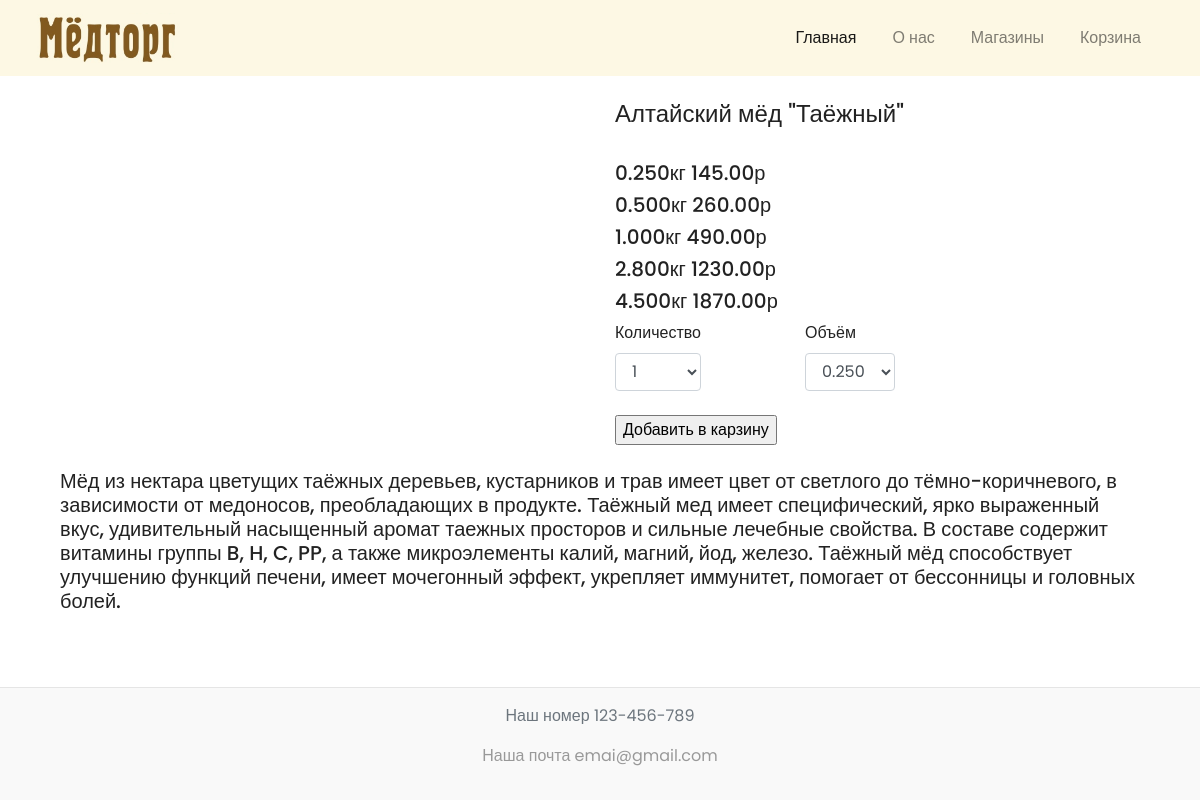
/13/altajskij-myod-tayozhnyj/detail/, run on the app's committed database.
### shop/models.py (models this page shows, shortened)
class Product(models.Model):
    category = models.ForeignKey(Category, related_name="products", on_delete=models.CASCADE)
    name = models.CharField(max_length = 200, db_index = True)
    slug = models.SlugField(max_length = 200, db_index = True)
    image = models.ImageField(upload_to='products/%Y/%m/%d',blank=True)
    description = models.TextField(blank=True)
    available = models.BooleanField(default=True)
    created = models.DateTimeField(auto_now_add=True)
    updated = models.DateTimeField(auto_now=True)
    class Meta:
        ordering = ('name',)
        index_together = (('id', 'slug'),)
        verbose_name = 'Продукт'
        verbose_name_plural = 'Продукты'

class ValueAndPrices(models.Model):
    product = models.ForeignKey(Product, on_delete=models.CASCADE, null=True, related_name="prices")
    value = models.DecimalField(max_digits=10, decimal_places = 3, null=True)
    another_price = models.DecimalField(max_digits=10, decimal_places = 2, null=True)
    image = models.ImageField(upload_to='products/%Y/%m/%d',blank=True)
    class Meta:
        verbose_name = 'Величина и цена'
        verbose_name_plural = "Величины и цены"

### shop/views.py (the view)
# urls.py: path('<int:id>/<str:slug>/detail/', product_detail_2, name="product_detail"),
def product_detail_2(request, slug, id):
    product = Product.objects.get(slug__iexact=slug)
    cart_product_form = CartAddProductForm()
    value_form = ValueForm(id)
    context = {"product" : product, "cart_product_form": cart_product_form, 'value_form' : value_form}
    return render(request, "shop/product/detail_2.html", context)

### cart/forms.py
class CartAddProductForm(forms.Form):
    quantity = forms.TypedChoiceField(choices=PRODUCT_QUANTITY_CHOICES, coerce=int, label='Количество')
    update = forms.BooleanField(required=False,initial=False,widget=forms.HiddenInput)

class ValueForm(forms.Form):
    def __init__(self, product_id, *args, **kwargs):
        super(ValueForm, self).__init__(*args, **kwargs)
        self.fields['size'] = forms.ChoiceField(
            choices=[(i['value'], str(i['value'])) for i in Product.objects.get(id=product_id).prices.values('value')],
        )
        self.fields['size'].label = "Объём"

### shop/templates/shop/product/detail_2.html (shortened to what this page needs)
{% extends "shop/base_2.html" %}
{% load static %}
{% load crispy_forms_tags %}
{% block content %}
  <div class="container mt-4">
    <div class="row mb-4">
      <div class="col-6">
        <div id="carouselExampleIndicators" class="carousel slide" data-ride="carousel">
          <ol class="carousel-indicators">
          </ol>
          <a class="carousel-control-prev" href="#carouselExampleIndicators" role="button" data-slide="prev">
            <span class="carousel-control-prev-icon" aria-hidden="true"></span>
          </a>
          <a class="carousel-control-next" href="#carouselExampleIndicators" role="button" data-slide="next">
            <span class="carousel-control-next-icon" aria-hidden="true"></span>
          </a>
        </div>
      </div>
        <div class="col-6">
          <h4>{{ product.name }}</h4>
          <br>
          {% for item in product.prices.all %}
            <h5>{{ item.value }}кг {{ item.another_price }}р</h5>
          {% endfor %}
          <form action="{% url 'cart:cart_add' product.id %}" method="post">
            <div class="row">
              <div class="col-4">
                <label>{{ cart_product_form.quantity|as_crispy_field }}</label>
              </div>
              <div class="col-4">
                <label>{{ value_form.size|as_crispy_field }}</label>
              </div>
            </div>
            <input type="submit" value="Добавить в карзину">
          </form>
        </div>
    </div>
  </div>
  <div class="container mb-4">
    <div class="col-12">
      <h5>{{ product.description }}</h5>
    </div>
  </div>
{% endblock %}

### shop/static/css/index.css (style rules this page uses)
body, html { width: 100%; height: 100%; font-family: 'Poppins', sans-serif; color: #222; }

### data on the page
Product: name "Алтайский мёд \"Таёжный\"", description "Мёд из нектара цветущих таёжных деревьев, кустарников и трав имеет цвет от светлого до тёмно-коричневого, в зависимости от медоносов, преобладающих в продукте. Таёжный мед имеет специфический, ярко выраженный вкус, удивительный насыщенный аромат таежных просторов и сильные лечебные свойства. В составе содержит витамины группы B, H, C, PP, а также микроэлементы калий, магний, йод, железо. Таёжный мёд способствует улучшению функций печени, имеет мочегонный эффект, укрепляет иммунитет, помогает от бессонницы и головных болей."
ValueAndPrices: value "0.250", another_price "145.00"
ValueAndPrices: value "0.500", another_price "260.00"
ValueAndPrices: value "1.000", another_price "490.00"
ValueAndPrices: value "2.800", another_price "1230.00"
ValueAndPrices: value "4.500", another_price "1870.00"
